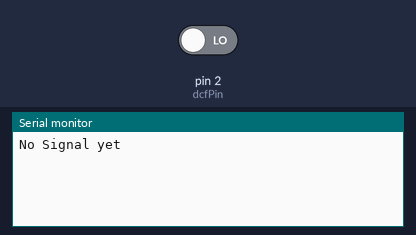
A sketch run on a simulated Arduino Uno, built with avr-gcc and run on an emulated ATmega328P. Shown: the last lines printed to the serial monitor. The test bench sets the inputs (shaded band); at power-on: pin 2 (dcfPin) LOW.

Above: at 1.2 s.
1.3 s: pin 2 (dcfPin) driven HIGH
At 1.46 s:
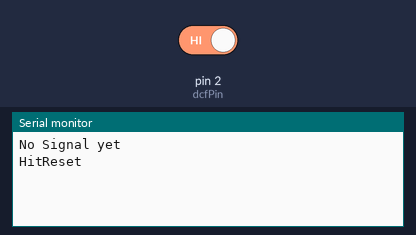
At 2.2 s:
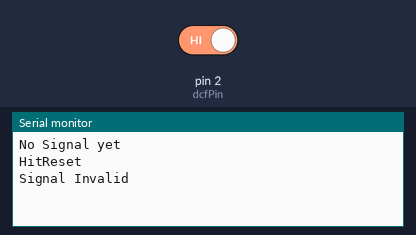

Measured:
- after the input at 1.3 s, the serial monitor: prints a new line at once (image 1)

The sketch:

dcf.ino
```cpp
#include <TimerOne.h>
#define DCF_HEADER_LENGTH          15
#define DCF_DLST_INFO_LENGTH      (DCF_HEADER_LENGTH + 6)
#define DCF_MINUTE_INFO_LENGTH    (DCF_DLST_INFO_LENGTH + 8)
#define DCF_HOUR_INFO_LENGTH      (DCF_MINUTE_INFO_LENGTH + 7)
#define DCF_DAYMONTH_INFO_LENGTH  (DCF_HOUR_INFO_LENGTH + 14)
#define DCF_YEAR_INFO_LENGTH      (DCF_DAYMONTH_INFO_LENGTH + 8)
#define DCF_ENDbyte               (DCF_YEAR_INFO_LENGTH + 1)

#define DCF_THRESHOLD             130 //Timer of 10ms * counter >= 130ms for 1, lower for 0
#define DCF_NEW_SECOND_THRESHOLD   1000 //> 1s no HIGH = new Second

struct DCF_INFO_STRUCT
{
  word Header;
  word DayMonth;
  byte DST;
  byte Minute;
  byte Hour;
  byte Year;
  byte Counter;
};

struct DCF_DECODED_STRUCT
{
  byte Minute;
  byte Hour;
  byte DayOfMonth;
  byte DayOfWeek;
  byte Month;
  byte Year;
  bool DST;
  bool IsValid;
};

DCF_INFO_STRUCT DCF_Info;
DCF_DECODED_STRUCT DCF_Decoded;
DCF_DECODED_STRUCT DCF_Last_Decoded;

volatile int pulseCount = 0;
volatile int noSignalCount = 0;
volatile bool doCount = false;
const byte dcfPin = 2;
const byte dcfOnPin = 7;

int DecodedCount = 0;

void setup()
{
  memset(&DCF_Info, 0, sizeof(DCF_INFO_STRUCT));
  memset(&DCF_Decoded, 0, sizeof(DCF_DECODED_STRUCT));
  memset(&DCF_Last_Decoded, 0, sizeof(DCF_DECODED_STRUCT));

  pinMode(dcfOnPin,OUTPUT);
  pinMode(dcfPin,INPUT);
  digitalWrite(dcfOnPin, LOW);

  Timer1.initialize(1000);
  Timer1.attachInterrupt(TimerInterrupt);
  attachInterrupt(digitalPinToInterrupt(dcfPin), DCF_Signal, CHANGE);
  Serial.begin(9600);
}

void DCF_Signal()
{

  if(digitalRead(dcfPin) == HIGH)
  {
    if(noSignalCount >= DCF_NEW_SECOND_THRESHOLD)
    {
      ResetDCFInfo();
    }
    doCount = true;
    pulseCount = 0;
    noSignalCount = 0;
  }
  else
  {
    doCount = false;
    EncodeDCF_Telegram((pulseCount < DCF_THRESHOLD) ? 0 : 1);
  }
}

void loop()
{
  // put your main code here, to run repeatedly:
  if(DecodedCount > 0)
  {
    if(DCF_Last_Decoded.IsValid)
    {
      Serial.print(DCF_Last_Decoded.Hour); Serial.print(":"); Serial.print(DCF_Last_Decoded.Minute); Serial.print(" "); Serial.print(DCF_Last_Decoded.DayOfMonth); Serial.print("."); Serial.print(DCF_Last_Decoded.Month); Serial.print("."); Serial.print(DCF_Last_Decoded.Year);
    }
    else
      Serial.println("Signal Invalid");
  }
  else
  {
    Serial.println("No Signal yet");
  }
  delay(1500);
}

void TimerInterrupt()
{
  //Serial.println("HitInterrupt");
  if(doCount)
  {
    pulseCount++;
    //Serial.println("DidCount");
  }
  else
    noSignalCount++;
}

void ResetDCFInfo()
{
  Serial.println("HitReset");
  DecodeDCF_Telegram();

  DCF_Last_Decoded = DCF_Decoded;
  DecodedCount++;

  memset(&DCF_Info, 0, sizeof(DCF_INFO_STRUCT));
  memset(&DCF_Decoded, 0, sizeof(DCF_DECODED_STRUCT));
}

void EncodeDCF_Telegram(byte p_Signal)
{
  if (DCF_Info.Counter < DCF_HEADER_LENGTH)
    DCF_Info.Header |= (p_Signal << DCF_Info.Counter);

  if (DCF_Info.Counter < DCF_DLST_INFO_LENGTH && DCF_Info.Counter >= DCF_HEADER_LENGTH)
    DCF_Info.DST |= (p_Signal << (DCF_Info.Counter - DCF_HEADER_LENGTH));

  if (DCF_Info.Counter < DCF_MINUTE_INFO_LENGTH && DCF_Info.Counter >= DCF_DLST_INFO_LENGTH)
    DCF_Info.Minute |= (p_Signal << (DCF_Info.Counter - DCF_DLST_INFO_LENGTH));

  if (DCF_Info.Counter < DCF_HOUR_INFO_LENGTH && DCF_Info.Counter >= DCF_MINUTE_INFO_LENGTH)
    DCF_Info.Hour |= (p_Signal << (DCF_Info.Counter - DCF_MINUTE_INFO_LENGTH));

  if (DCF_Info.Counter < DCF_DAYMONTH_INFO_LENGTH && DCF_Info.Counter >= DCF_HOUR_INFO_LENGTH)
    DCF_Info.DayMonth |= (p_Signal << (DCF_Info.Counter - DCF_HOUR_INFO_LENGTH));

  if (DCF_Info.Counter < DCF_YEAR_INFO_LENGTH && DCF_Info.Counter >= DCF_DAYMONTH_INFO_LENGTH)
    DCF_Info.Year |= (p_Signal << (DCF_Info.Counter - DCF_DAYMONTH_INFO_LENGTH));

  if (DCF_Info.Counter >= (DCF_ENDbyte - 1))
  {
    DCF_Info.DayMonth |= (p_Signal << 15); //Set MSB of DayMonth for Parity of Day/Month/Year Block, Hack to save one Byte.
    //Telegram finished. Decode and save
    ResetDCFInfo();
  }
  DCF_Info.Counter += 1;
}

byte ParityCount(byte p_Check)
{
  byte l_Ret = 0;
  for (int i = 0; i < 8; i++)
    l_Ret += ((p_Check >> i) & 1);
  return l_Ret;
}
byte DecodeBCD(byte p_Decode)
{
  return (p_Decode & 15) + ((p_Decode >> 4) * 10);
}

void CheckTelegram()
{
  DCF_Decoded.IsValid = (DCF_Info.Header & 1) == 0; //1st Bit Allways 0
  DCF_Decoded.IsValid = (DCF_Info.DST & 32) == 32; //20th Bit  Allways 1
  DCF_Decoded.IsValid &= ((DCF_Info.DST & 4) == 4) || ((DCF_Info.DST & 8) == 8); //Only true when one of bot CET or CEST is set
  DCF_Decoded.IsValid &= (ParityCount(DCF_Info.Minute) % 2 == 0);
  DCF_Decoded.IsValid &= (ParityCount(DCF_Info.Hour) % 2 == 0);
  DCF_Decoded.IsValid &= ((ParityCount(highByte(DCF_Info.DayMonth)) + ParityCount(lowByte(DCF_Info.DayMonth)) + ParityCount(DCF_Info.Year)) % 2 == 0);
  DCF_Decoded.IsValid &= DCF_Decoded.Minute < 60;
  DCF_Decoded.IsValid &= DCF_Decoded.Hour < 24;
  DCF_Decoded.IsValid &= (DCF_Decoded.DayOfMonth > 0 && DCF_Decoded.DayOfMonth < 32);
  DCF_Decoded.IsValid &= DCF_Decoded.DayOfWeek > 0;
  DCF_Decoded.IsValid &= (DCF_Decoded.Month > 0 && DCF_Decoded.Month < 13);
  DCF_Decoded.IsValid &= DCF_Decoded.Year < 100;
}
void DecodeDCF_Telegram()
{
  byte l_Buf;

  DCF_Decoded.Minute = DecodeBCD(DCF_Info.Minute & 127);
  DCF_Decoded.Hour = DecodeBCD(DCF_Info.Hour & 63);

  l_Buf = DCF_Info.DayMonth &63;
  DCF_Decoded.DayOfMonth = DecodeBCD(l_Buf);

  l_Buf = DCF_Info.DayMonth >> 6;
  DCF_Decoded.DayOfWeek = l_Buf & 7;

  l_Buf = DCF_Info.DayMonth >> 9;
  DCF_Decoded.Month = DecodeBCD(l_Buf & 31);

  DCF_Decoded.Year = DecodeBCD(DCF_Info.Year);

  CheckTelegram();
}
```
